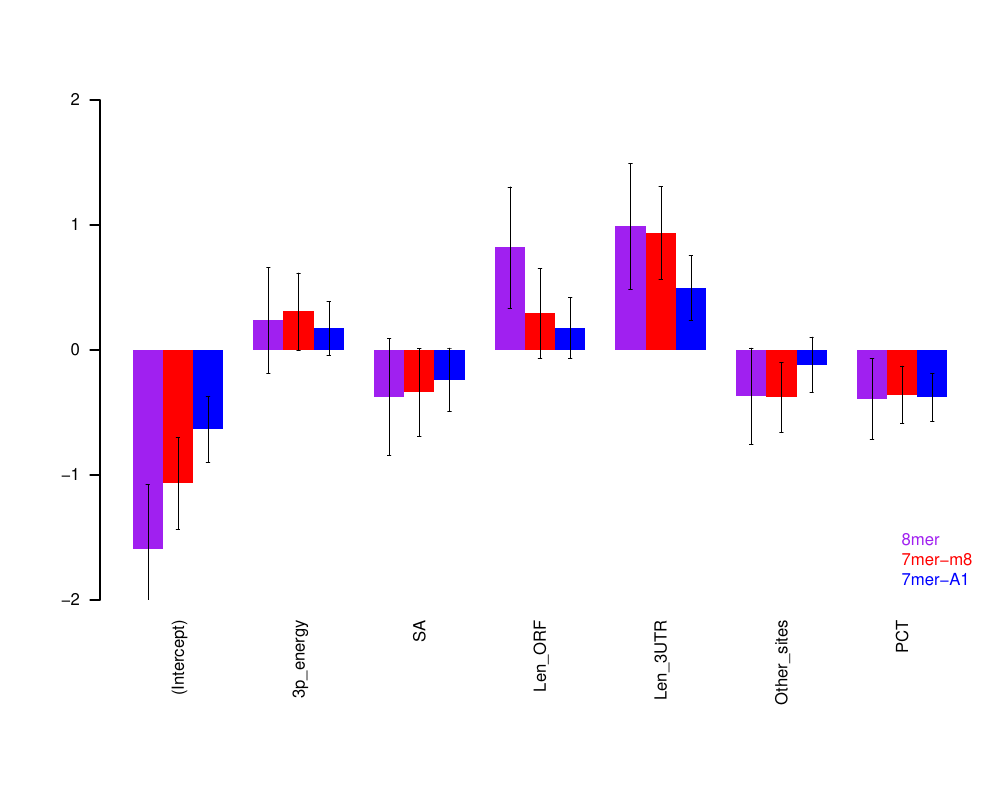

Write the R code that produced this figure.
library(MASS)
library("gplots")
library(ROCR)

load("../Fig2/fly6_07.three_prime_UTR.RData")

calcPct <- function(site, bls) {
	if(!(site %in% names(pctparams))) return(0);
	coefs = unlist(pctparams[[site]])
	max(0, coefs[1] + (coefs[2] / (1 + exp(-coefs[3]*bls + coefs[4]))))
}

preprocessdata <- function(data){
	data = data[complete.cases(data),]
	data[, c("LEN_3UTR", "LEN_ORF", "MIN_DIST")] = log10(data[, c("LEN_3UTR", "LEN_ORF", "MIN_DIST")]+1)
	data$PCT = sapply(1:nrow(data),function(x){ calcPct(as.character(data$SITE[x]), data$BLS[x]) })
	data$OTHERSITES = data$ORF8 + data$UTR5P8 + data$UTR6 + data$UTRO6 + data$UTR6A1
	data
}

say("FLY")
#load("data/fly8mer7mer-90-1.RData")
fullset=read.delim("feature_table_7_8mers_only.txt2")
train=fullset
train = preprocessdata(train)

predictions = data.frame()
mycoefs = data.frame()
mystderr = data.frame()
x=1

for (types in list("8m","7m8","7A1")){
	say(types)
	site.train = subset(train, TYPE %in% types)

	numeric = sapply(site.train, is.numeric) & colnames(site.train) != "M8SEED" & colnames(site.train) != "FC"

	say("5th percentile values, values shown in Table 2")
	print(apply(site.train[,numeric], 2, function(x) quantile(x, 0.05)))
	say("95th percentile values, values shown in Table 2")
	print(apply(site.train[,numeric], 2, function(x) quantile(x, 0.95)))

	tmpmean = apply(site.train[,numeric], 2, function(x) quantile(x, 0.05))
	tmpsd = apply(site.train[,numeric], 2, function(x) quantile(x, 0.95)-quantile(x, 0.05))

	site.train[,numeric] = scale(site.train[,numeric], center=tmpmean, scale=tmpsd) # scale both sets in terms of training set points

	site.train[,numeric][site.train[,numeric] > 1] = 1
	site.train[,numeric][site.train[,numeric] < 0] = 0

	context.formula = formula(FC ~ HYBRIDSCORE+PLFOLD+LEN_ORF+LEN_3UTR+OTHERSITES+PCT)

	lm.context = lm(context.formula, data = site.train)
	print(summary(lm.context))

	tmpdata = as.data.frame(coef(lm.context))
	tmpdata2 = as.data.frame(summary(lm.context)$coefficients[, 2])
	if(x==1){
		mycoefs = tmpdata;
		mystderr = tmpdata2;
		colnames(mycoefs) = types;
		colnames(mystderr) = types;
	}
	else {
		mycoefs[,x] = tmpdata[,1];
		mystderr = merge(mystderr,tmpdata2,by=0,all=T);
		rownames(mystderr) = mystderr[,1];
		mystderr[,1] = NULL;
		colnames(mycoefs)[x] = types;
		colnames(mystderr)[x] = types;
	}
	x=x+1
}

pdf("Fig3E2.pdf", width=10, height=8)
par(mar=c(10, 5, 5, 1))
mycoefs
mymat = as.matrix(t(mycoefs))
mystderr = 1.96*mystderr
(mymat2=mystderr[rownames(mycoefs),])
mymat2 = as.matrix(t(mymat2))
colnames(mymat) = c("(Intercept)","3p_energy","SA","Len_ORF","Len_3UTR","Other_sites","PCT")
bar<-barplot(mymat, beside = TRUE, las=2, col=c("purple","red","blue"), border=F, ylim=c(-2, 2))
error.bar(bar,mymat,mymat2, length=0.02,lwd=.2)
legend("bottomright", bg="white", bty="n", legend = c("8mer", "7mer-m8", "7mer-A1"), text.col = c("purple","red","blue"))
dev.off()
